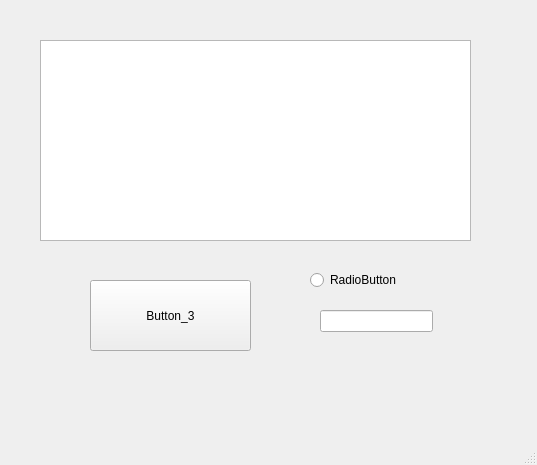
<?xml version="1.0" encoding="UTF-8"?>
<ui version="4.0">
 <class>MainWindow1</class>
 <widget class="QMainWindow" name="MainWindow1">
  <property name="geometry">
   <rect>
    <x>0</x>
    <y>0</y>
    <width>537</width>
    <height>465</height>
   </rect>
  </property>
  <property name="windowTitle">
   <string>MainWindow</string>
  </property>
  <widget class="QWidget" name="centralwidget">
   <widget class="QPushButton" name="Button_3">
    <property name="geometry">
     <rect>
      <x>90</x>
      <y>280</y>
      <width>161</width>
      <height>71</height>
     </rect>
    </property>
    <property name="text">
     <string>Button_3</string>
    </property>
   </widget>
   <widget class="QTextEdit" name="Screen_3">
    <property name="geometry">
     <rect>
      <x>40</x>
      <y>40</y>
      <width>431</width>
      <height>201</height>
     </rect>
    </property>
   </widget>
   <widget class="QRadioButton" name="radioButton">
    <property name="geometry">
     <rect>
      <x>310</x>
      <y>270</y>
      <width>89</width>
      <height>20</height>
     </rect>
    </property>
    <property name="text">
     <string>RadioButton</string>
    </property>
   </widget>
   <widget class="QLineEdit" name="lineEdit">
    <property name="geometry">
     <rect>
      <x>320</x>
      <y>310</y>
      <width>113</width>
      <height>22</height>
     </rect>
    </property>
   </widget>
  </widget>
  <widget class="QMenuBar" name="menubar">
   <property name="geometry">
    <rect>
     <x>0</x>
     <y>0</y>
     <width>537</width>
     <height>22</height>
    </rect>
   </property>
  </widget>
  <widget class="QStatusBar" name="statusbar"/>
 </widget>
 <resources/>
 <connections/>
</ui>
